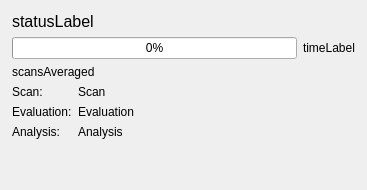
<?xml version="1.0" encoding="UTF-8"?>
<ui version="4.0">
 <class>Form</class>
 <widget class="QWidget" name="Form">
  <property name="geometry">
   <rect>
    <x>0</x>
    <y>0</y>
    <width>367</width>
    <height>190</height>
   </rect>
  </property>
  <property name="windowTitle">
   <string>Form</string>
  </property>
  <layout class="QVBoxLayout" name="verticalLayout_2">
   <property name="spacing">
    <number>0</number>
   </property>
   <property name="margin">
    <number>3</number>
   </property>
   <item>
    <widget class="QWidget" name="widget" native="true">
     <property name="autoFillBackground">
      <bool>false</bool>
     </property>
     <layout class="QVBoxLayout" name="verticalLayout">
      <item>
       <widget class="QLabel" name="statusLabel">
        <property name="font">
         <font>
          <pointsize>12</pointsize>
         </font>
        </property>
        <property name="text">
         <string>statusLabel</string>
        </property>
       </widget>
      </item>
      <item>
       <layout class="QHBoxLayout" name="horizontalLayout_2">
        <item>
         <widget class="QProgressBar" name="progressBar">
          <property name="value">
           <number>0</number>
          </property>
          <property name="alignment">
           <set>Qt::AlignCenter</set>
          </property>
         </widget>
        </item>
        <item>
         <widget class="QLabel" name="timeLabel">
          <property name="text">
           <string>timeLabel</string>
          </property>
         </widget>
        </item>
       </layout>
      </item>
      <item>
       <widget class="QLabel" name="scansAveraged">
        <property name="text">
         <string>scansAveraged</string>
        </property>
       </widget>
      </item>
      <item>
       <layout class="QGridLayout" name="gridLayout">
        <item row="0" column="0">
         <widget class="QLabel" name="label">
          <property name="text">
           <string>Scan:</string>
          </property>
         </widget>
        </item>
        <item row="0" column="1">
         <widget class="QLabel" name="scanLabel">
          <property name="sizePolicy">
           <sizepolicy hsizetype="Preferred" vsizetype="Preferred">
            <horstretch>1</horstretch>
            <verstretch>0</verstretch>
           </sizepolicy>
          </property>
          <property name="text">
           <string>Scan</string>
          </property>
         </widget>
        </item>
        <item row="1" column="0">
         <widget class="QLabel" name="label_3">
          <property name="text">
           <string>Evaluation:</string>
          </property>
         </widget>
        </item>
        <item row="1" column="1">
         <widget class="QLabel" name="evaluationLabel">
          <property name="sizePolicy">
           <sizepolicy hsizetype="Preferred" vsizetype="Preferred">
            <horstretch>1</horstretch>
            <verstretch>0</verstretch>
           </sizepolicy>
          </property>
          <property name="text">
           <string>Evaluation</string>
          </property>
         </widget>
        </item>
        <item row="2" column="0">
         <widget class="QLabel" name="label_5">
          <property name="text">
           <string>Analysis:</string>
          </property>
         </widget>
        </item>
        <item row="2" column="1">
         <widget class="QLabel" name="analysisLabel">
          <property name="sizePolicy">
           <sizepolicy hsizetype="Preferred" vsizetype="Preferred">
            <horstretch>1</horstretch>
            <verstretch>0</verstretch>
           </sizepolicy>
          </property>
          <property name="text">
           <string>Analysis</string>
          </property>
         </widget>
        </item>
       </layout>
      </item>
      <item>
       <spacer name="verticalSpacer">
        <property name="orientation">
         <enum>Qt::Vertical</enum>
        </property>
        <property name="sizeHint" stdset="0">
         <size>
          <width>20</width>
          <height>16</height>
         </size>
        </property>
       </spacer>
      </item>
     </layout>
    </widget>
   </item>
  </layout>
 </widget>
 <resources/>
 <connections/>
</ui>
